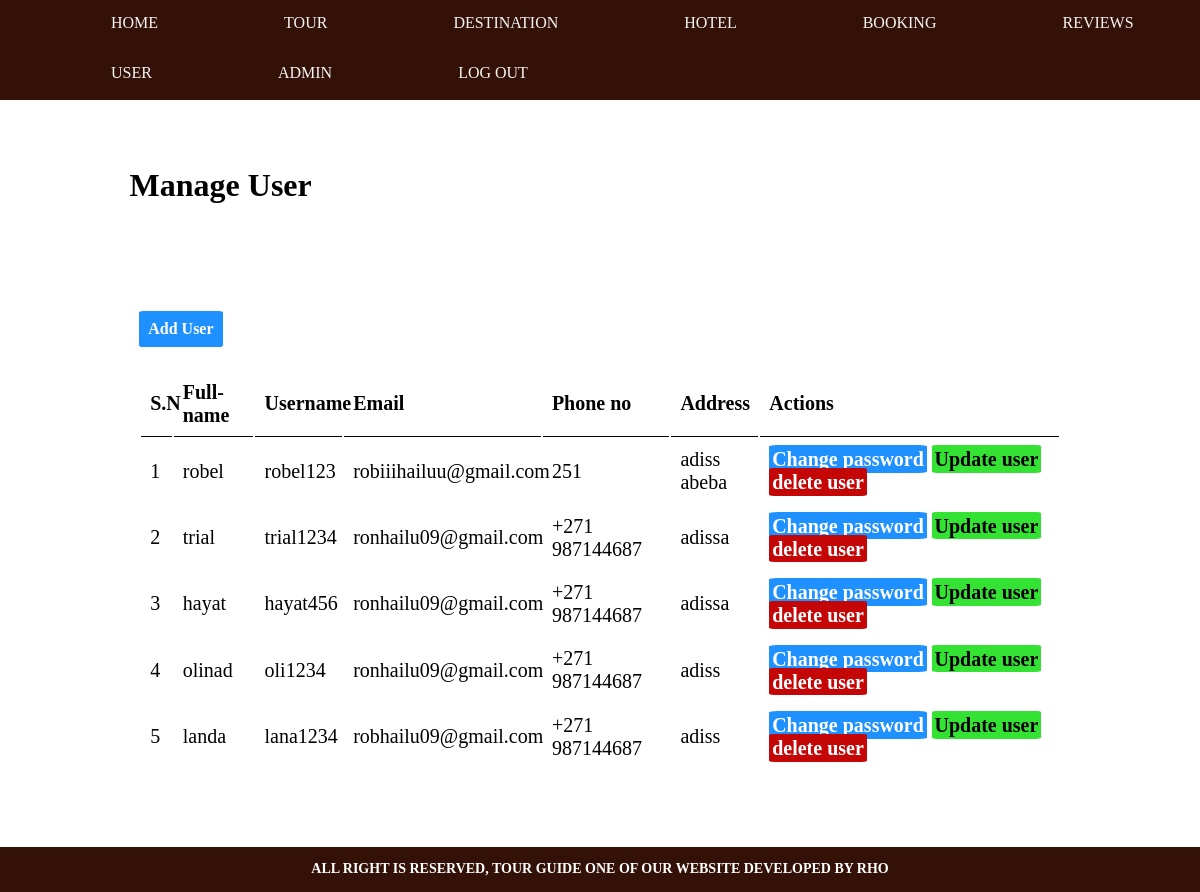
The page /admin/manage-user.php (signed in) on the database its author committed.
### tables this page shows
CREATE TABLE `tbl_user` (
  `id` int(10) UNSIGNED NOT NULL,
  `full_name` varchar(255) NOT NULL,
  `username` varchar(35) NOT NULL,
  `email` varchar(50) NOT NULL,
  `phone_no` varchar(255) NOT NULL,
  `address` varchar(255) NOT NULL,
  `password` varchar(255) NOT NULL,
  `reset_token` varchar(255) DEFAULT NULL
);

### admin/manage-user.php (the view, shortened to what this page needs)
<?php include('partials/menu.php');?>
<div class="main-content">
         <div class="wrapper">
               <h1> Manage User</h1>
               <div class="main-content">
               <br/><br/>
               <br><br><br>
               <a href="add-users.php" class="btn-primary">Add User</a>
               <br><br><br>
               <table class="tbl-full">
                <tr>
                     <th>S.N</th>
                      <th>Full-name</th>
                      <th>Username</th>
                      <th>Email</th>
                      <th>Phone no</th>
                      <th>Address</th>
                      <th>Actions</th>
                </tr>
                <?php
                $sql="SELECT*FROM tbl_user";
                $res=mysqli_query($conn,$sql);
                if($res==TRUE)
                {
                  $sn=1;
                  $count=mysqli_num_rows($res);
                  if($count>0){
                    while ($rows=mysqli_fetch_assoc($res)){
              $id=$rows['id'];
              $full_name=$rows['full_name'];
              $username=$rows['username'];
              $email=$rows['email'];
              $phone_no=$rows['phone_no'];
              $address=$rows['address'];
              ?>
              <tr>
                     <td><?php echo $sn++;?></td>
                      <td><?php echo $full_name; ?> </td>
                      <td><?php echo $username; ?></td>
                      <td><?php echo $email; ?></td>
                      <td><?php echo $phone_no; ?></td>
                      <td><?php echo $address; ?></td>
                      <td>
                          <a href ="<?php echo SITEURL; ?>admin/change-user-password.php?id=<?php echo $id ;?>" class="btn-primary">Change password</a>
                          <a href ="<?php echo SITEURL; ?>admin/update-user.php?id=<?php echo $id ;?>" class="btn-secondary">Update user</a>
                          <a href ="<?php echo SITEURL; ?>admin/delete-user.php?id=<?php echo $id ;?>" class="btn-danger">delete user</a>
                      </td>
                </tr>
              <?php
                    }
                  }
                }
                ?>
               </table>
         </div>
  </div>
         </div>
<?php include('partials/footer.php');?>

### css/admin.css (style rules this page uses)
body { line-height: 1; margin: 0; }
.wrapper { padding:1%; width:80%; margin:0 auto; }
.main-content { margin:1%; background-color: white; padding: 2% 0; }
.tbl-full { width:100%; font-size: 20px; }
table tr td { padding: 1%; }
table tr th { border-bottom: 1px solid black; padding: 1%; text-align: left; }
.btn-primary { font-size: none; background-color:#1e90ff; padding: 1%; margin-top:8px; margin-bottom: 8px; font-weight: bold; color:white; text-decoration: none; border-radius: 5%; }
.btn-secondary { font-size: none; background-color:rgb(52, 226, 52); padding: 1%; margin-top:8px; margin-bottom: 8px; font-weight: bold; color:black; text-decoration: none; border-radius: 5%; }
.btn-danger { font-size: none; background-color:#c50606; padding: 1%; margin-top:8px; margin-bottom: 8px; font-weight: bold; color:white; text-decoration: none; border-radius: 5%; }

### rows shown on the page
tbl_user: full_name "robel", username "robel123", email "robiiihailuu@gmail.com", phone_no "251", address "adiss abeba"
tbl_user: full_name "trial", username "trial1234", email "ronhailu09@gmail.com", phone_no "+271 987144687", address "adissa"
tbl_user: full_name "hayat", username "hayat456", email "ronhailu09@gmail.com", phone_no "+271 987144687", address "adissa"
tbl_user: full_name "olinad", username "oli1234", email "ronhailu09@gmail.com", phone_no "+271 987144687", address "adiss"
tbl_user: full_name "landa", username "lana1234", email "robhailu09@gmail.com", phone_no "+271 987144687", address "adiss"
